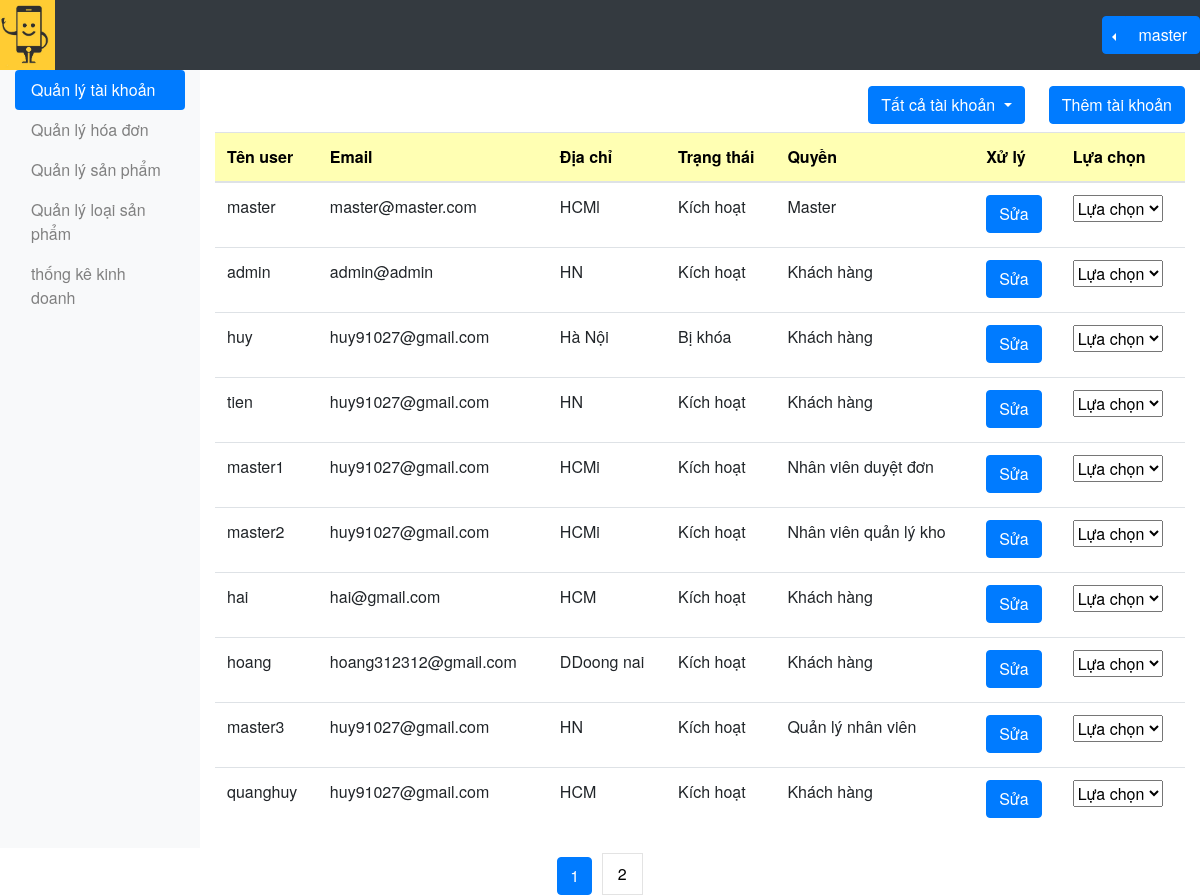
The page /quanlyaccount.php (signed in) on the database its author committed.
### tables this page shows
CREATE TABLE `user` (
  `MaKhachHang` int(100) NOT NULL,
  `UserName` varchar(300) NOT NULL,
  `Password` varchar(100) NOT NULL,
  `DiaChi` varchar(300) NOT NULL,
  `Email` varchar(100) NOT NULL,
  `SDT` varchar(100) NOT NULL,
  `Quyen` varchar(100) DEFAULT NULL,
  `TrangThai` varchar(30) NOT NULL,
  `tenKH` varchar(100) NOT NULL DEFAULT 'khachhang'
);

### DataProvider.php (called while the page is built, shortened)
<?php
function query($sql)
{
	$data = [];
	$conn = mysqli_connect("localhost", "root", "", "phone");
	mysqli_query($conn, "set names 'utf8'");
	$res = mysqli_query($conn, $sql);
	while ($row = mysqli_fetch_array($res)) {
		array_push($data, $row);
	}
	return $data;
}
$quyenArray = array(
	"master" => "Master",
	"qlnv" => "Quản lý nhân viên",
	"nvdd" => "Nhân viên duyệt đơn",
	"customer" => "Khách hàng",
	"nvqlkho" => "Nhân viên quản lý kho"
);

### quanlyaccount.php (the view, shortened to what this page needs)
<?php require("DataProvider.php");session_start();?>
<!DOCTYPE html>
<html>
<?php include("css.php") ?>
<body style="font-family: Helvetica Neue, Arial, sans-serif">
	<?php
	include("./naviagte.php");
	?>
	<?php
	if (!isset($_GET["page"])) $page = 1;
	else $page = $_GET["page"];
	if (!isset($_GET['quyen'])) $quyen = "";
	else $quyen = $_GET['quyen'];
	if ($page == "" || $page == "1") {
		$offset = 0;
	} else {
		$offset = ($page * 10) - 10;
	}
	$pageNum = 1;
	$sql = 'SELECT * FROM user where Quyen like "%' . $quyen . '%" limit ' . $offset . ',10';
	$result = query($sql);
	$row1 = $_SESSION['Quyen'];
	?>
	<div class="d-flex flex-wrap">
		<?php include("./headerAdmin.php"); ?>
		<div class="col-md-9 ml-sm-auto col-lg-10 pt-3">
			<a href="themuser.php" style="float:right;">
				<h6 class="btn btn-primary">
					Thêm tài khoản
				</h6>
			</a>
			<div class="dropdown mr-4 center" style="float:right;">
				<button class="btn btn-primary dropdown-toggle" type="button" id="dropdownMenuButton" data-toggle="dropdown" aria-haspopup="true" aria-expanded="false">
					<?php if ($quyen == "") {
						echo "Tất cả tài khoản";
					} else echo $quyenArray[$quyen]; ?>
				</button>
			</div>
			<table class="table shadow-cell">
				<thead class="thead-dark">
					<tr>
						<th scope="col">Tên user</th>
						<th scope="col">Email</th>
						<th scope="col">Địa chỉ</th>
						<th scope="col">Trạng thái</th>
						<?php
						if ($row1 == 'master') {
							echo '<th scope="col">Quyền</th>';
						} ?>
						<th scope="col">Xử lý</th>
						<th scope="col">Lựa chọn</th>
					</tr>
				</thead>
				<tbody>
					<?php
					for ($i = 0; $i < count($result); $i++) {
						$row = $result[$i];
						echo '
				<tr>';
						echo '<td>' . $row['UserName'] . '</td>';
						echo '<td>' . $row['Email'] . '</td>';
						echo '<td>' . $row['DiaChi'] . '</td>';
						echo '<td>'; ?>
						<?php
						if ($row['TrangThai'] == 1) {
							echo '<p id=sts' . $row['MaKhachHang'] . '>Kích hoạt</p>';
						} else
							echo '<p id=sts' . $row['MaKhachHang'] . '>Bị khóa</p>';
						?>
						<?php
						if ($row1 == 'master') {
							echo '<td>' . $quyenArray[$row['Quyen']] . '</td>';
						} ?>
						<td>
							<?php
							echo '
								<a href="suauser.php?username=' . $row['UserName'] . '">
									<div class="btn btn-primary ">
										Sửa
									</div>
								</a> ' ?>
						</td>
						<td>
							<select onchange="activeUser(this.value,'<?php echo $row['MaKhachHang']; ?>')">
								<option value="">Lựa chọn</option>
							</select>
							</tr>
						<?php	} ?>
				</tbody>
			</table>
		</div>
	</div>
	<?php
	$sql   = 'SELECT COUNT(*) AS numrows FROM user where Quyen like "%' . $quyen . '%"';
	$result = query($sql);
	$row     = $result[0];
	$numrows = $row['numrows'];
	$self = "quanlyaccount.php?quyen=" . $quyen . '"';
	$maxPage = ceil($numrows / 10);
	$maxPage = $numrows % 10 == 0 ? $maxPage : $maxPage + 1;
	$startPage = $pageNum <= 6 ? 1 : $pageNum - 6;
	$finshPage = $startPage + 10;
	$nav  = '';
	for ($page = $startPage; $page <= $finshPage && $page < $maxPage; $page++) {
		if ($page == $pageNum)
			$nav .= "<span class='btn btn-primary'>" . $page . "</span>";
		else
			$nav .= " <a href=\"$self.page=" . $page . "\" class='so-trang'>$page</a> ";
	}
	?>
	<?php
	include("phantrang.php");
	?>
</body>
</html>

### css/nut-chuyen-trang.css (style rules this page uses)
.so-trang { display: inline-block; padding: 8px 15px 8px 15px; margin-top: 5px; margin-left: 5px; text-decoration: none; color: black; border: 1px solid rgb(227, 227, 227); }

### css/header.css (style rules this page uses)
.center { justify-content: center; display: flex; align-items: center; }

### rows shown on the page
user: UserName "master", Email "master@master.com", DiaChi "HCMl", Quyen "Master"
user: UserName "admin", Email "admin@admin", DiaChi "HN", Quyen "Khách hàng"
user: UserName "huy", Email "huy91027@gmail.com", DiaChi "Hà Nội", Quyen "Khách hàng"
user: UserName "tien", Email "huy91027@gmail.com", DiaChi "HN", Quyen "Khách hàng"
user: UserName "master1", Email "huy91027@gmail.com", DiaChi "HCMi", Quyen "Nhân viên duyệt đơn"
user: UserName "master2", Email "huy91027@gmail.com", DiaChi "HCMi", Quyen "Nhân viên quản lý kho"
user: UserName "hai", Email "hai@gmail.com", DiaChi "HCM", Quyen "Khách hàng"
user: UserName "hoang", Email "hoang312312@gmail.com", DiaChi "DDoong nai", Quyen "Khách hàng"
user: UserName "master3", Email "huy91027@gmail.com", DiaChi "HN", Quyen "Quản lý nhân viên"
user: UserName "quanghuy", Email "huy91027@gmail.com", DiaChi "HCM", Quyen "Khách hàng"

### other values the page prints
$_SESSION['member'] "master"
